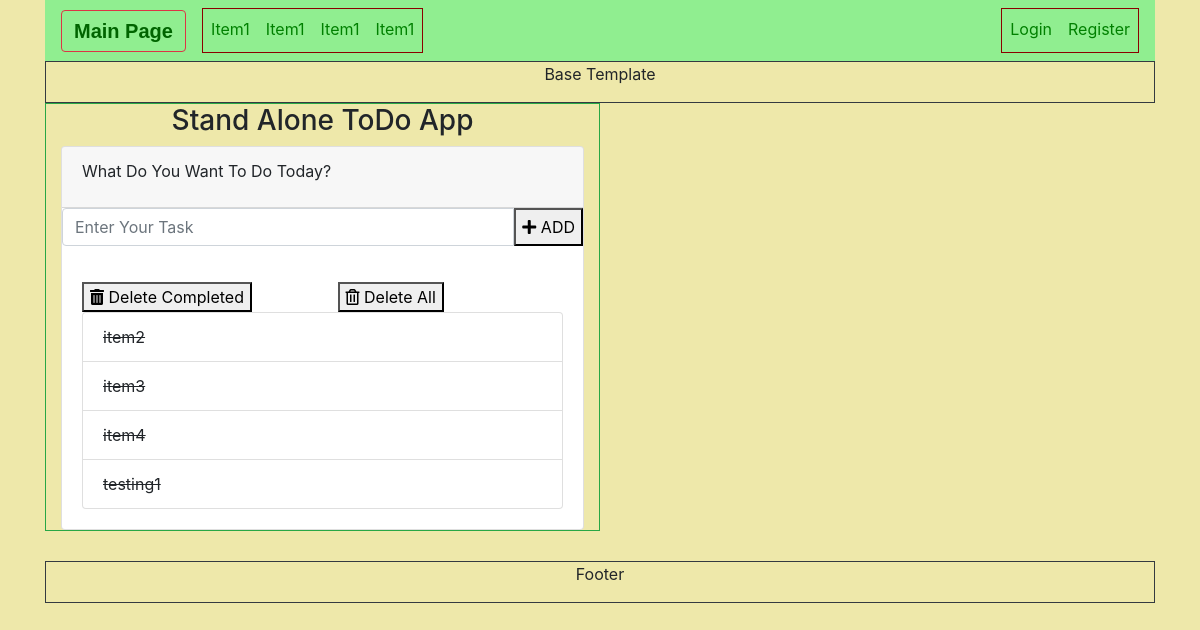
Page /todo/ on the earlier database version.
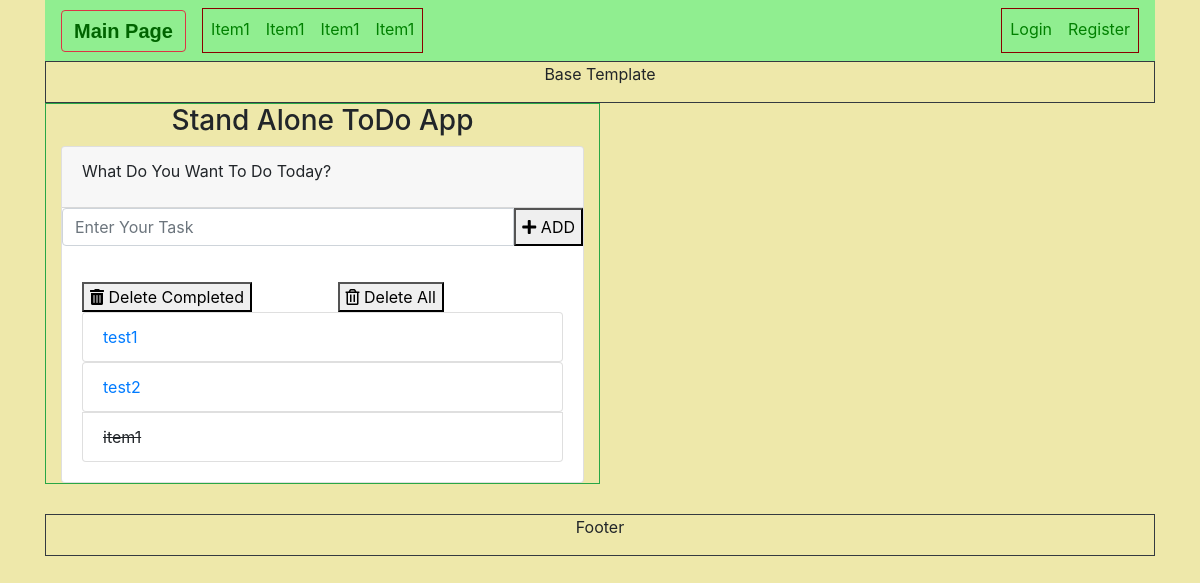
Same page on the later database version.
### Todo/models.py (models this page shows, shortened)
class Todo(models.Model):
    text = models.CharField(max_length=50)
    complete = models.BooleanField(default=False)

### Todo/views.py (the view)
# urls.py: path('', todo_home, name='todo_home'),
def todo_home(request):
    todo_list = Todo.objects.order_by('id')
    form = TodoForm()
    args = {'todo_list': todo_list, 'form': form}
    return render(request, template_name='todo/todo_home.html', context=args)

### Todo/forms.py
class TodoForm(forms.Form):
    text = forms.CharField(max_length=40, widget=forms.TextInput(attrs={
        'class': 'form-control',
        'placeholder': 'Enter Your Task',
        'name': 'task',
        'id': 'task',
        'aria-label': 'Todo',
        'aria-describedby': 'add-btn',
    }))

### Todo/templates/todo/todo_home.html (shortened to what this page needs)
{% extends 'base.html' %}
{% load static %}
{% block head %}
    <link rel="stylesheet" href="{% static 'todo_home.css' %}" type="text/css">
{% endblock %}
{% block content %}
    <article class="border border-success article-todo col-lg-6">
        <div>
            <h3 class="text-center">Stand Alone ToDo App</h3>
        </div>
        <div>
            <div class="card">
                <div class="card-header">
                    <p class="card-title">
                        What Do You Want To Do Today?
                    </p>
                </div>
                <div>
                    <form action="{% url 'add_todo' %}" method="post" role="form">
                        <div class="form-group">
                            <div class="input-group">
                                {{ form.text }}
                                <button type="submit"><span><i class="fas fa-plus"></i></span> ADD</button>
                            </div>
                        </div>
                    </form>
                </div>
                <div class="card-body">
                    <div>
                        <div class="row">
                            <div class="col">
                                <a href="{% url 'delete_complete' %}">
                                    <button><span><i class="fas fa-trash-alt"></i></span> Delete Completed</button>
                                </a>
                            </div>
                            <div class="col">
                                <a href="{% url 'delete_all' %}">
                                    <button><span><i class="far fa-trash-alt"></i></span> Delete All</button>
                                </a>
                            </div>
                        </div>
                    </div>
                    <div class="card-text">
                        <ul class="list-group">
                            {% for item in todo_list %}
                                {% if item.complete %}
                                    <li class="list-group-item todo-completed">
                                        {{ item.text }}
                                    </li>
                                {% else %}
                                    <a href="{% url 'complete' item.id %}">
                                        <li class="list-group-item">
                                            {{ item.text }}
                                        </li>
                                    </a>
                                {% endif %}
                            {% endfor %}
                        </ul>
                    </div>
                </div>
            </div>
        </div>
    </article>
{% endblock %}

### account/templates/base.html (shortened to what this page needs)
{% load static %}
<!DOCTYPE html>
<html lang="en">
<head>
    <link rel="stylesheet" href="https://use.fontawesome.com/releases/v5.8.1/css/all.css"
>
    <link rel="stylesheet" href="{% static 'bs4/bootstrap.css' %}" type="text/css">
    <link rel="stylesheet" href="{% static 'main.css' %}" type="text/css">
    {% block head %}
    {% endblock %}
</head>
<body>
<div class="container">
    {% include 'navbar.html' %}
    <div class="border border-dark">
        <p class="text-md-center">Base Template</p>
    </div>
    {% block content %}
    {% endblock %}
    {% include 'footer.html' %}
</div>
</body>
</html>

### account/templates/navbar.html (shortened to what this page needs)
<nav class="navbar navbar-expand-sm">
    <div class="">
        <a class="navbar-brand brand btn btn-outline-danger" href="{% url 'main_page' %}">Main Page</a>
    </div>
    <div class="collapse navbar-collapse" id="nav-menu">
        <ul class="navbar-nav">
            <li class="nav-item"><a class="nav-link" href="#">item1</a></li>
            <li class="nav-item"><a class="nav-link" href="#">item1</a></li>
            <li class="nav-item"><a class="nav-link" href="#">item1</a></li>
            <li class="nav-item"><a class="nav-link" href="#">item1</a></li>
        </ul>
{% if user.authenticated %}
    {% else %}
    <ul class="navbar-nav ml-auto">
            <li class="nav-item"><a href="#" class="nav-link">Login</a></li>
            <li class="nav-item"><a href="#" class="nav-link">Register</a></li>
        </ul>
        {% endif %}
    </div>
</nav>

### account/templates/footer.html
<div class="container border border-dark">
    <p class="text-lg-center">Footer</p>
</div>

### account/static/main.css (style rules this page uses)
* { margin: 0; }
body { background-color: palegoldenrod; }
nav { background-color: lightgreen; }
.brand { color: darkgreen; font-weight: bold; font-family: sans-serif; }
.navbar-nav { border: 1px solid darkred; }
.nav-link { color: green; text-transform: capitalize; border-bottom: 3px solid transparent; }
.article-todo { margin-bottom: 30px; }

### Todo/static/todo_home.css (style rules this page uses)
.todo-completed { text-decoration: line-through !important; }

Differences in the rows shown:
removed Todo: text "item2"
removed Todo: text "item3"
removed Todo: text "item4"
removed Todo: text "testing1"
added Todo: text "test1"
added Todo: text "test2"
added Todo: text "item1"
